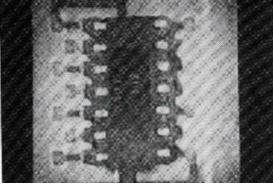
%> input picture HW3/Sources/chip.jpg, 273 x 184 px
$ octave Problem_4.m   (GNU Octave 9; MATLAB toolbox functions it lacks are replaced by stand-ins)
%> lines starting %> are read from the running program, lines starting %| are printed output that depends on the picture; in (x1, y1, x2, y2) boxes, pixels count from 0 and x2, y2 are one past the last pixel; in counts of white or black regions, pixels touching at a corner belong together; the program's own positions count from 1
%% Machine Vision Homework 3
% * Problem 4
% * Author: Xinyi Cai

%% Housekeeping
clc;
clear all;

%% Load the image
img = imread('chip.jpg');
%> img is the input picture: size 184x273x3 uint8; mean R, G, B 102.2, 102.2, 102.3
figure; imshow(img)
title('Original Image')

%% Define Structual Elements
SE_lead = strel('rectangle', [5 11]);
SE_chip = strel('rectangle', [147 82]);
SE_1 = strel('rectangle', [8 16]);
SE_2 = strel('rectangle', [3 3]);
SE_3 = strel('rectangle', [30 74]);

%% Image Process Path 1
img_BW_1 = im2bw(img, 0.34);                % Binarize
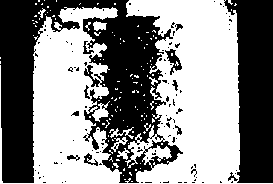
%> img_BW_1: size 184x273 logical; 53.8% white; 111 black regions (99 under 20 px), largest, box (x1, y1, x2, y2) and area: (0, 0, 183, 183) 15851, (224, 0, 273, 183) 6434, (165, 49, 182, 75) 182
figure; imshow(img_BW_1); title('Path 1-1: Binarize')

img_BW_1 = imcomplement(img_BW_1);          % Invert
figure; imshow(img_BW_1); title('Path 1-2: Invert')

img_morph_1 = imdilate(img_BW_1, SE_1);     % Dilate
%> img_morph_1: size 184x273 logical; 75.8% white; 6 black regions (1 under 20 px), largest, box (x1, y1, x2, y2) and area: (139, 0, 233, 184) 7968, (41, 43, 85, 162) 3304, (47, 165, 113, 184) 781, (59, 34, 80, 40) 61, (80, 13, 96, 16) 21
figure; imshow(img_morph_1); title('Path 1-3: Dilate')

img_morph_1 = imcomplement(img_morph_1);    % Invert
figure; imshow(img_morph_1); title('Path 1-4: Invert')

img_morph_1 = imerode(img_morph_1, SE_2);   % Erode
%> img_morph_1: size 184x273 logical; 21.4% white; 5 white regions (1 under 20 px), largest, box (x1, y1, x2, y2) and area: (140, 0, 232, 178) 7085, (42, 44, 84, 161) 2837, (48, 166, 112, 184) 644, (146, 166, 183, 178) 192
figure; imshow(img_morph_1); title('Path 1-5: Erode')

img_morph_1 = imcomplement(img_morph_1);    % Invert
figure; imshow(img_morph_1); title('Path 1-6: Invert')

img_morph_1 = imerode(img_morph_1, SE_3);   % Erode
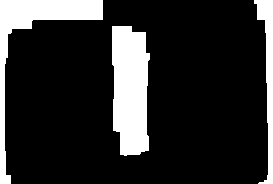
%> img_morph_1: size 184x273 logical; 17.6% white; 3 white regions, box (x1, y1, x2, y2) and area: (112, 26, 150, 156) 4178, (0, 0, 103, 184) 3314, (254, 0, 273, 184) 1363
figure; imshow(img_morph_1); title('Path 1-7: Erode')

img_morph_1 = bwmorph(img_morph_1, 'shrink', inf); % Shrink
%> img_morph_1: size 184x273 logical; 0.01% white in thin lines or dots, all inside (x1, y1, x2, y2) = (4, 55, 271, 95)
figure; imshow(img_morph_1); title('Path 1-8: Shrink')

% Define a SE in the center
[R, C] = size(img_BW_1);
%> R = 184; C = 273
img_BG = zeros(R, C);
img_BG(round(R/2), round(C/2)) = 1;
%> img_BG: size 184x273 double; values 0 (black) and 1 (white), 0% white in thin lines or dots, all inside (x1, y1, x2, y2) = (136, 91, 137, 92)
img_SE = imdilate(img_BG, SE_3);
figure; imshow(img_SE); title('SE Mask')

% Logical AND the image and the central SE
img_morph_1 = and(img_morph_1, img_SE);
%> img_morph_1: size 184x273 logical; 0% white in thin lines or dots, all inside (x1, y1, x2, y2) = (130, 91, 131, 92)
figure; imshow(img_morph_1); title('Path 1-9: AND')

% Dilate
img_morph_1 = imdilate(img_morph_1, SE_chip);  % Plot the location of the chip
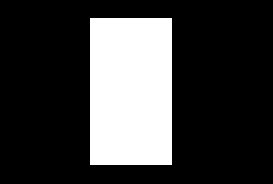
%> img_morph_1: size 184x273 logical; 24% white; 1 white region, box (x1, y1, x2, y2) and area: (90, 18, 172, 165) 12054
figure; imshow(img_morph_1); title('Path 1-10: Dilate')

%% Image Process Path 2
img_BW_2 = im2bw(img, 0.65);                        % Binaize
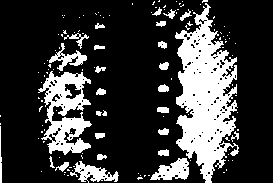
%> img_BW_2: size 184x273 logical; 23.4% white; 133 white regions (108 under 20 px), largest, box (x1, y1, x2, y2) and area: (0, 3, 273, 184) 7223, (38, 71, 92, 155) 2339, (150, 158, 189, 180) 514
figure; imshow(img_BW_2); title('Path 2-1: Binarize')

img_morph_2 = bwmorph(img_BW_2, 'open');            % Open
%> img_morph_2: size 184x273 logical; 20.1% white; 39 white regions (13 under 20 px), largest, box (x1, y1, x2, y2) and area: (175, 8, 237, 184) 5900, (40, 72, 91, 154) 2090, (151, 158, 189, 180) 473
figure; imshow(img_morph_2); title('Path 2-2: Open')

img_morph_2 = imdilate(img_morph_2, SE_lead);       % Dilate
%> img_morph_2: size 184x273 logical; 39.3% white; 13 white regions, largest, box (x1, y1, x2, y2) and area: (146, 6, 244, 184) 11730, (35, 50, 110, 156) 5055, (54, 160, 123, 184) 1121
figure; imshow(img_morph_2); title('Path 2-3: Dilate')

img_morph_2 = imcomplement(img_morph_2);            % Invert
figure; imshow(img_morph_2); title('Path 2-4: Invert')

img_morph_2 = imdilate(img_morph_2, SE_lead);       % Dilate
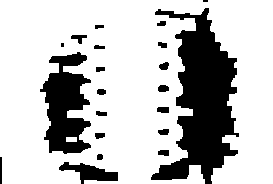
%> img_morph_2: size 184x273 logical; 75.7% white; 21 black regions (2 under 20 px), largest, box (x1, y1, x2, y2) and area: (151, 8, 239, 184) 7624, (40, 52, 91, 154) 3167, (59, 162, 118, 184) 611
figure; imshow(img_morph_2); title('Path 2-5: Dilate')

img_morph_2 = imcomplement(img_morph_2);            % Invert
figure; imshow(img_morph_2); title('Path 2-6: Invert')

img_morph_2 = bwmorph(img_morph_2, 'shrink', inf);  % Shrink
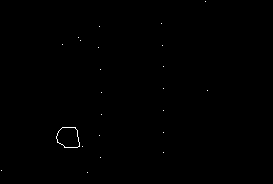
%> img_morph_2: size 184x273 logical; 0.18% white in thin lines or dots, all inside (x1, y1, x2, y2) = (1, 1, 208, 173)
figure; imshow(img_morph_2); title('Path 2-7: Shrink')

%% Image Process Combining Path 1 and 2
img_morph = and(img_morph_1, img_morph_2);      % Logical AND
%> img_morph: size 184x273 logical; 0.03% white in thin lines or dots, all inside (x1, y1, x2, y2) = (98, 23, 164, 158)
figure; imshow(img_morph); title('Combining Path 1 and 2: AND')

img_morph = imdilate(img_morph, SE_lead);       % Dilate
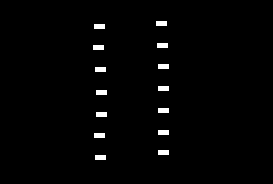
%> img_morph: size 184x273 logical; 1.5% white; 14 white regions, largest, box (x1, y1, x2, y2) and area: (156, 21, 167, 26) 55, (94, 24, 105, 29) 55, (157, 43, 168, 48) 55
figure; imshow(img_morph); title({'Dilate', 'Final Target'})
